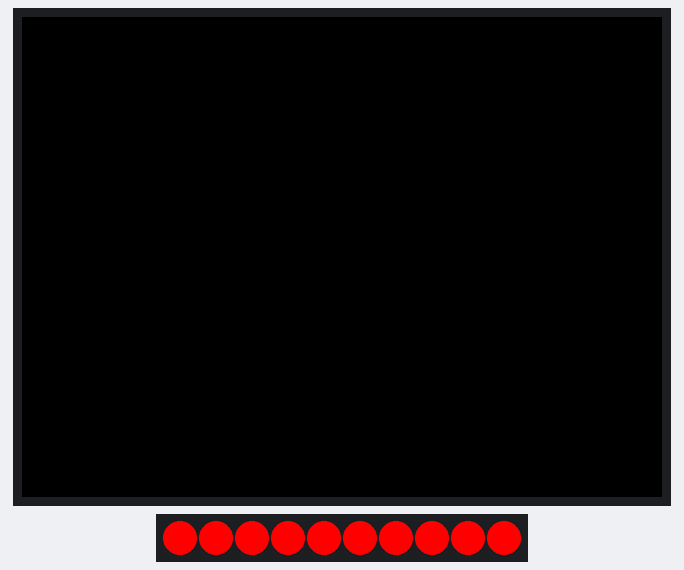
A program run on a simulated ESP32. Shown: 320×240 colour display, 10 RGB LEDs in strip order, left to right. Dim RGB values are drawn brighter than linear.

Above: at 0.3 s.
At 6.22 s:
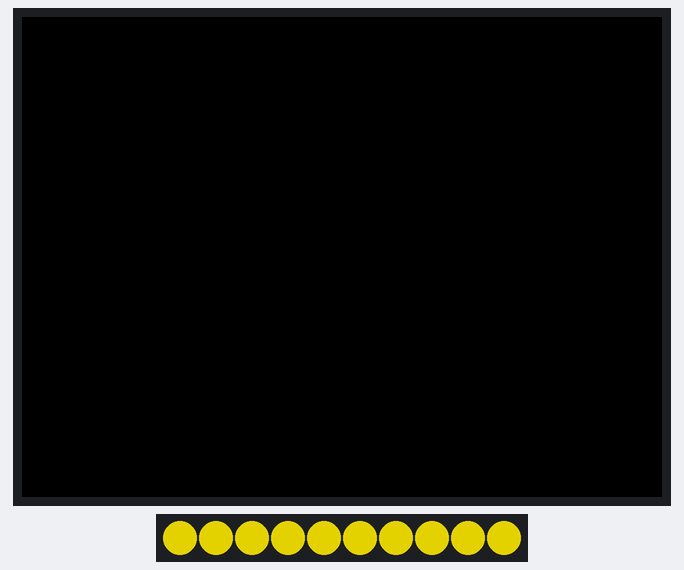
At 10.13 s:
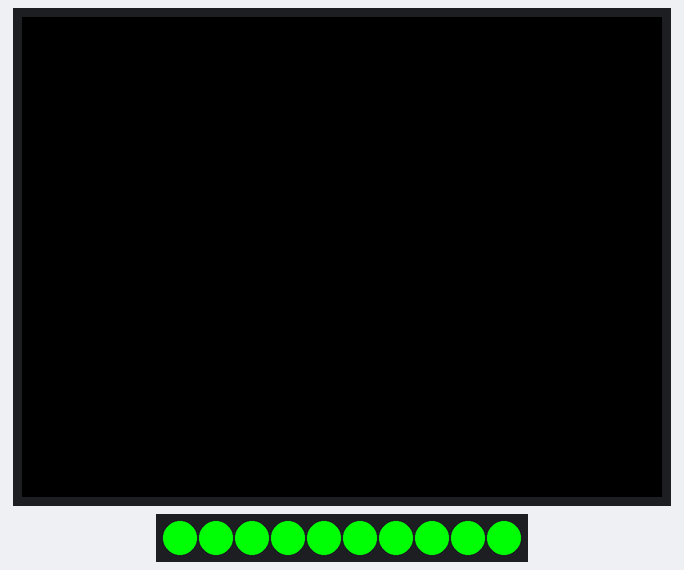
At 20.07 s:
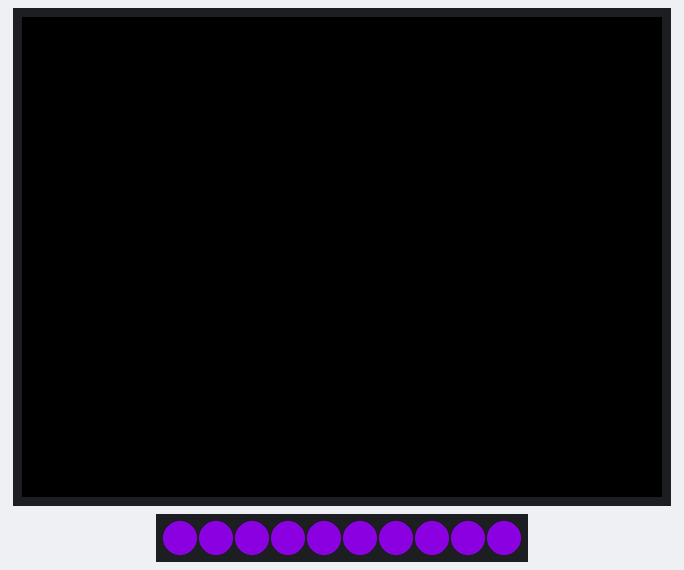
At 30.0 s:
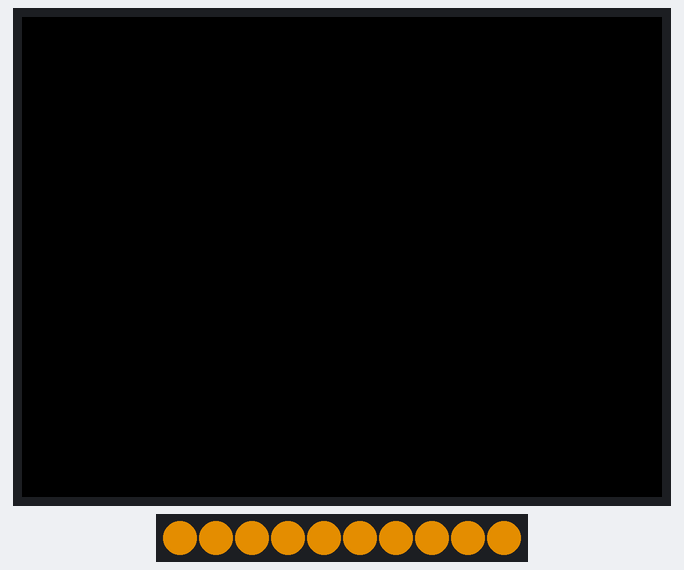
At 39.94 s:
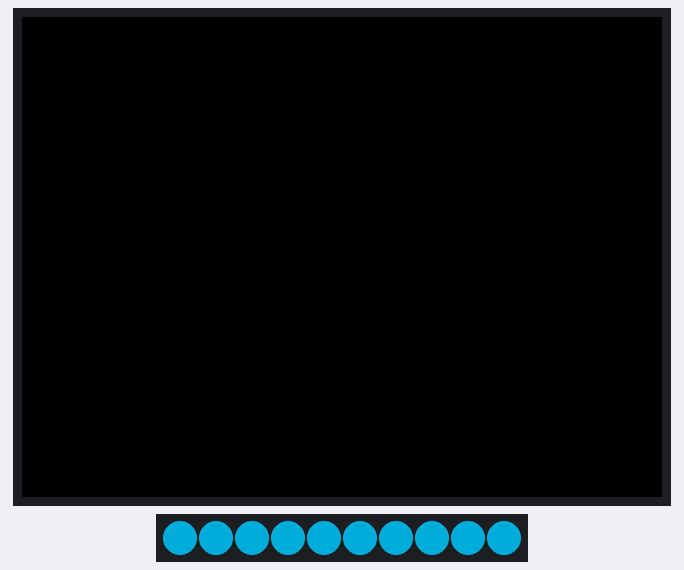

The program:

main.cpp
```cpp
#include <Arduino.h>
#include <M5Core2.h>
#include <FastLED.h>

#define NUM_LEDS 10
#define LED_PINS 25

CRGB leds[NUM_LEDS];

uint8_t hue = 0;

void blinkLED()
{
  // Turn LED on for 1000ms
  M5.Axp.SetLed(true);
  delay(50);

  // Turn LED off for 1000ms
  M5.Axp.SetLed(false);
  delay(50);
}

void rainbowSetup()
{
  // Initialise and assign pins to LED
  FastLED.addLeds<NEOPIXEL, LED_PINS>(leds, NUM_LEDS);
}

void rainbowLoop()
{
  // Loop through the rainbow
  FastLED.showColor(CHSV(hue++, 255, 255));
}

void setup()
{
  Serial.begin(115200);
  M5.begin();
  rainbowSetup();
}

void loop()
{
  blinkLED();
  rainbowLoop();
}
```
